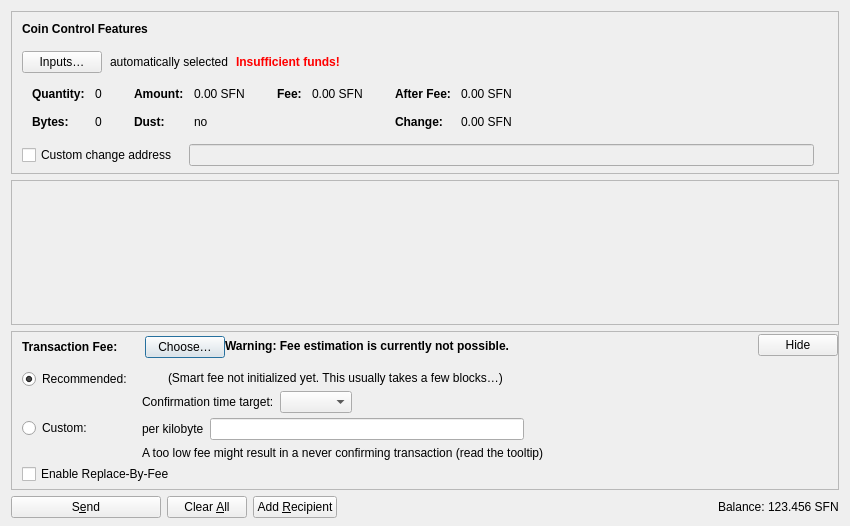
<?xml version="1.0" encoding="UTF-8"?>
<ui version="4.0">
 <class>SendCoinsDialog</class>
 <widget class="QDialog" name="SendCoinsDialog">
  <property name="geometry">
   <rect>
    <x>0</x>
    <y>0</y>
    <width>850</width>
    <height>526</height>
   </rect>
  </property>
  <property name="windowTitle">
   <string>Send Coins</string>
  </property>
  <layout class="QVBoxLayout" name="verticalLayout" stretch="0,1,0,0">
   <property name="bottomMargin">
    <number>8</number>
   </property>
   <item>
    <widget class="QFrame" name="frameCoinControl">
     <property name="sizePolicy">
      <sizepolicy hsizetype="Expanding" vsizetype="Expanding">
       <horstretch>0</horstretch>
       <verstretch>0</verstretch>
      </sizepolicy>
     </property>
     <property name="maximumSize">
      <size>
       <width>16777215</width>
       <height>16777215</height>
      </size>
     </property>
     <property name="frameShape">
      <enum>QFrame::StyledPanel</enum>
     </property>
     <property name="frameShadow">
      <enum>QFrame::Sunken</enum>
     </property>
     <layout class="QVBoxLayout" name="verticalLayoutCoinControl2">
      <property name="spacing">
       <number>0</number>
      </property>
      <property name="leftMargin">
       <number>0</number>
      </property>
      <property name="topMargin">
       <number>0</number>
      </property>
      <property name="rightMargin">
       <number>0</number>
      </property>
      <property name="bottomMargin">
       <number>6</number>
      </property>
      <item>
       <layout class="QVBoxLayout" name="verticalLayoutCoinControl" stretch="0,0,0,0,1">
        <property name="spacing">
         <number>0</number>
        </property>
        <property name="leftMargin">
         <number>10</number>
        </property>
        <property name="topMargin">
         <number>10</number>
        </property>
        <item>
         <layout class="QHBoxLayout" name="horizontalLayoutCoinControl1">
          <property name="bottomMargin">
           <number>15</number>
          </property>
          <item>
           <widget class="QLabel" name="labelCoinControlFeatures">
            <property name="sizePolicy">
             <sizepolicy hsizetype="Preferred" vsizetype="Maximum">
              <horstretch>0</horstretch>
              <verstretch>0</verstretch>
             </sizepolicy>
            </property>
            <property name="font">
             <font>
              <weight>75</weight>
              <bold>true</bold>
             </font>
            </property>
            <property name="styleSheet">
             <string notr="true">font-weight:bold;</string>
            </property>
            <property name="text">
             <string>Coin Control Features</string>
            </property>
           </widget>
          </item>
         </layout>
        </item>
        <item>
         <layout class="QHBoxLayout" name="horizontalLayoutCoinControl2" stretch="0,0,0,0">
          <property name="spacing">
           <number>8</number>
          </property>
          <property name="bottomMargin">
           <number>10</number>
          </property>
          <item>
           <widget class="QPushButton" name="pushButtonCoinControl">
            <property name="styleSheet">
             <string notr="true"/>
            </property>
            <property name="text">
             <string>Inputs…</string>
            </property>
            <property name="autoDefault">
             <bool>false</bool>
            </property>
           </widget>
          </item>
          <item>
           <widget class="QLabel" name="labelCoinControlAutomaticallySelected">
            <property name="text">
             <string>automatically selected</string>
            </property>
            <property name="margin">
             <number>5</number>
            </property>
           </widget>
          </item>
          <item>
           <widget class="QLabel" name="labelCoinControlInsuffFunds">
            <property name="font">
             <font>
              <weight>75</weight>
              <bold>true</bold>
             </font>
            </property>
            <property name="styleSheet">
             <string notr="true">color:red;font-weight:bold;</string>
            </property>
            <property name="text">
             <string>Insufficient funds!</string>
            </property>
            <property name="margin">
             <number>5</number>
            </property>
           </widget>
          </item>
          <item>
           <spacer name="horizontalSpacerCoinControl">
            <property name="orientation">
             <enum>Qt::Horizontal</enum>
            </property>
            <property name="sizeHint" stdset="0">
             <size>
              <width>40</width>
              <height>1</height>
             </size>
            </property>
           </spacer>
          </item>
         </layout>
        </item>
        <item>
         <widget class="QWidget" name="widgetCoinControl" native="true">
          <property name="sizePolicy">
           <sizepolicy hsizetype="Preferred" vsizetype="Preferred">
            <horstretch>0</horstretch>
            <verstretch>0</verstretch>
           </sizepolicy>
          </property>
          <property name="minimumSize">
           <size>
            <width>0</width>
            <height>0</height>
           </size>
          </property>
          <property name="styleSheet">
           <string notr="true"/>
          </property>
          <layout class="QHBoxLayout" name="horizontalLayoutCoinControl5">
           <property name="leftMargin">
            <number>0</number>
           </property>
           <property name="topMargin">
            <number>0</number>
           </property>
           <property name="rightMargin">
            <number>0</number>
           </property>
           <property name="bottomMargin">
            <number>0</number>
           </property>
           <item>
            <layout class="QHBoxLayout" name="horizontalLayoutCoinControl3" stretch="0,0,0,1">
             <property name="spacing">
              <number>20</number>
             </property>
             <property name="topMargin">
              <number>0</number>
             </property>
             <property name="bottomMargin">
              <number>10</number>
             </property>
             <item>
              <layout class="QFormLayout" name="formLayoutCoinControl1">
               <property name="horizontalSpacing">
                <number>10</number>
               </property>
               <property name="verticalSpacing">
                <number>14</number>
               </property>
               <property name="leftMargin">
                <number>10</number>
               </property>
               <property name="topMargin">
                <number>4</number>
               </property>
               <property name="rightMargin">
                <number>6</number>
               </property>
               <item row="0" column="0">
                <widget class="QLabel" name="labelCoinControlQuantityText">
                 <property name="font">
                  <font>
                   <weight>75</weight>
                   <bold>true</bold>
                  </font>
                 </property>
                 <property name="text">
                  <string>Quantity:</string>
                 </property>
                 <property name="margin">
                  <number>0</number>
                 </property>
                </widget>
               </item>
               <item row="0" column="1">
                <widget class="QLabel" name="labelCoinControlQuantity">
                 <property name="cursor">
                  <cursorShape>IBeamCursor</cursorShape>
                 </property>
                 <property name="contextMenuPolicy">
                  <enum>Qt::ActionsContextMenu</enum>
                 </property>
                 <property name="text">
                  <string notr="true">0</string>
                 </property>
                 <property name="margin">
                  <number>0</number>
                 </property>
                 <property name="textInteractionFlags">
                  <set>Qt::LinksAccessibleByMouse|Qt::TextSelectableByKeyboard|Qt::TextSelectableByMouse</set>
                 </property>
                </widget>
               </item>
               <item row="1" column="0">
                <widget class="QLabel" name="labelCoinControlBytesText">
                 <property name="font">
                  <font>
                   <weight>75</weight>
                   <bold>true</bold>
                  </font>
                 </property>
                 <property name="text">
                  <string>Bytes:</string>
                 </property>
                </widget>
               </item>
               <item row="1" column="1">
                <widget class="QLabel" name="labelCoinControlBytes">
                 <property name="cursor">
                  <cursorShape>IBeamCursor</cursorShape>
                 </property>
                 <property name="contextMenuPolicy">
                  <enum>Qt::ActionsContextMenu</enum>
                 </property>
                 <property name="text">
                  <string notr="true">0</string>
                 </property>
                 <property name="textInteractionFlags">
                  <set>Qt::LinksAccessibleByMouse|Qt::TextSelectableByKeyboard|Qt::TextSelectableByMouse</set>
                 </property>
                </widget>
               </item>
              </layout>
             </item>
             <item>
              <layout class="QFormLayout" name="formLayoutCoinControl2">
               <property name="horizontalSpacing">
                <number>10</number>
               </property>
               <property name="verticalSpacing">
                <number>14</number>
               </property>
               <property name="leftMargin">
                <number>6</number>
               </property>
               <property name="topMargin">
                <number>4</number>
               </property>
               <property name="rightMargin">
                <number>6</number>
               </property>
               <item row="0" column="0">
                <widget class="QLabel" name="labelCoinControlAmountText">
                 <property name="font">
                  <font>
                   <weight>75</weight>
                   <bold>true</bold>
                  </font>
                 </property>
                 <property name="text">
                  <string>Amount:</string>
                 </property>
                 <property name="margin">
                  <number>0</number>
                 </property>
                </widget>
               </item>
               <item row="0" column="1">
                <widget class="QLabel" name="labelCoinControlAmount">
                 <property name="cursor">
                  <cursorShape>IBeamCursor</cursorShape>
                 </property>
                 <property name="contextMenuPolicy">
                  <enum>Qt::ActionsContextMenu</enum>
                 </property>
                 <property name="text">
                  <string notr="true">0.00 SFN</string>
                 </property>
                 <property name="textInteractionFlags">
                  <set>Qt::LinksAccessibleByMouse|Qt::TextSelectableByKeyboard|Qt::TextSelectableByMouse</set>
                 </property>
                </widget>
               </item>
               <item row="1" column="0">
                <widget class="QLabel" name="labelCoinControlLowOutputText">
                 <property name="font">
                  <font>
                   <weight>75</weight>
                   <bold>true</bold>
                  </font>
                 </property>
                 <property name="text">
                  <string>Dust:</string>
                 </property>
                </widget>
               </item>
               <item row="1" column="1">
                <widget class="QLabel" name="labelCoinControlLowOutput">
                 <property name="cursor">
                  <cursorShape>IBeamCursor</cursorShape>
                 </property>
                 <property name="contextMenuPolicy">
                  <enum>Qt::ActionsContextMenu</enum>
                 </property>
                 <property name="text">
                  <string notr="true">no</string>
                 </property>
                 <property name="textInteractionFlags">
                  <set>Qt::LinksAccessibleByMouse|Qt::TextSelectableByKeyboard|Qt::TextSelectableByMouse</set>
                 </property>
                </widget>
               </item>
              </layout>
             </item>
             <item>
              <layout class="QFormLayout" name="formLayoutCoinControl3">
               <property name="horizontalSpacing">
                <number>10</number>
               </property>
               <property name="verticalSpacing">
                <number>14</number>
               </property>
               <property name="leftMargin">
                <number>6</number>
               </property>
               <property name="topMargin">
                <number>4</number>
               </property>
               <property name="rightMargin">
                <number>6</number>
               </property>
               <item row="0" column="0">
                <widget class="QLabel" name="labelCoinControlFeeText">
                 <property name="font">
                  <font>
                   <weight>75</weight>
                   <bold>true</bold>
                  </font>
                 </property>
                 <property name="text">
                  <string>Fee:</string>
                 </property>
                 <property name="margin">
                  <number>0</number>
                 </property>
                </widget>
               </item>
               <item row="0" column="1">
                <widget class="QLabel" name="labelCoinControlFee">
                 <property name="cursor">
                  <cursorShape>IBeamCursor</cursorShape>
                 </property>
                 <property name="contextMenuPolicy">
                  <enum>Qt::ActionsContextMenu</enum>
                 </property>
                 <property name="text">
                  <string notr="true">0.00 SFN</string>
                 </property>
                 <property name="textInteractionFlags">
                  <set>Qt::LinksAccessibleByMouse|Qt::TextSelectableByKeyboard|Qt::TextSelectableByMouse</set>
                 </property>
                </widget>
               </item>
              </layout>
             </item>
             <item>
              <layout class="QFormLayout" name="formLayoutCoinControl4">
               <property name="horizontalSpacing">
                <number>10</number>
               </property>
               <property name="verticalSpacing">
                <number>14</number>
               </property>
               <property name="leftMargin">
                <number>6</number>
               </property>
               <property name="topMargin">
                <number>4</number>
               </property>
               <property name="rightMargin">
                <number>6</number>
               </property>
               <item row="0" column="0">
                <widget class="QLabel" name="labelCoinControlAfterFeeText">
                 <property name="font">
                  <font>
                   <weight>75</weight>
                   <bold>true</bold>
                  </font>
                 </property>
                 <property name="text">
                  <string>After Fee:</string>
                 </property>
                 <property name="margin">
                  <number>0</number>
                 </property>
                </widget>
               </item>
               <item row="0" column="1">
                <widget class="QLabel" name="labelCoinControlAfterFee">
                 <property name="cursor">
                  <cursorShape>IBeamCursor</cursorShape>
                 </property>
                 <property name="contextMenuPolicy">
                  <enum>Qt::ActionsContextMenu</enum>
                 </property>
                 <property name="text">
                  <string notr="true">0.00 SFN</string>
                 </property>
                 <property name="textInteractionFlags">
                  <set>Qt::LinksAccessibleByMouse|Qt::TextSelectableByKeyboard|Qt::TextSelectableByMouse</set>
                 </property>
                </widget>
               </item>
               <item row="1" column="0">
                <widget class="QLabel" name="labelCoinControlChangeText">
                 <property name="font">
                  <font>
                   <weight>75</weight>
                   <bold>true</bold>
                  </font>
                 </property>
                 <property name="text">
                  <string>Change:</string>
                 </property>
                </widget>
               </item>
               <item row="1" column="1">
                <widget class="QLabel" name="labelCoinControlChange">
                 <property name="cursor">
                  <cursorShape>IBeamCursor</cursorShape>
                 </property>
                 <property name="contextMenuPolicy">
                  <enum>Qt::ActionsContextMenu</enum>
                 </property>
                 <property name="text">
                  <string notr="true">0.00 SFN</string>
                 </property>
                 <property name="textInteractionFlags">
                  <set>Qt::LinksAccessibleByMouse|Qt::TextSelectableByKeyboard|Qt::TextSelectableByMouse</set>
                 </property>
                </widget>
               </item>
              </layout>
             </item>
            </layout>
           </item>
          </layout>
         </widget>
        </item>
        <item>
         <layout class="QHBoxLayout" name="horizontalLayoutCoinControl4" stretch="0,0,0">
          <property name="spacing">
           <number>12</number>
          </property>
          <property name="sizeConstraint">
           <enum>QLayout::SetDefaultConstraint</enum>
          </property>
          <property name="topMargin">
           <number>5</number>
          </property>
          <property name="rightMargin">
           <number>5</number>
          </property>
          <item>
           <widget class="QCheckBox" name="checkBoxCoinControlChange">
            <property name="toolTip">
             <string>If this is activated, but the change address is empty or invalid, change will be sent to a newly generated address.</string>
            </property>
            <property name="text">
             <string>Custom change address</string>
            </property>
           </widget>
          </item>
          <item>
           <widget class="QValidatedLineEdit" name="lineEditCoinControlChange">
            <property name="enabled">
             <bool>false</bool>
            </property>
            <property name="sizePolicy">
             <sizepolicy hsizetype="Expanding" vsizetype="Fixed">
              <horstretch>0</horstretch>
              <verstretch>0</verstretch>
             </sizepolicy>
            </property>
           </widget>
          </item>
          <item>
           <widget class="QLabel" name="labelCoinControlChangeLabel">
            <property name="sizePolicy">
             <sizepolicy hsizetype="Preferred" vsizetype="Expanding">
              <horstretch>0</horstretch>
              <verstretch>0</verstretch>
             </sizepolicy>
            </property>
            <property name="minimumSize">
             <size>
              <width>0</width>
              <height>0</height>
             </size>
            </property>
            <property name="text">
             <string/>
            </property>
            <property name="margin">
             <number>3</number>
            </property>
           </widget>
          </item>
         </layout>
        </item>
        <item>
         <spacer name="verticalSpacerCoinControl">
          <property name="orientation">
           <enum>Qt::Vertical</enum>
          </property>
          <property name="sizeHint" stdset="0">
           <size>
            <width>800</width>
            <height>1</height>
           </size>
          </property>
         </spacer>
        </item>
       </layout>
      </item>
     </layout>
    </widget>
   </item>
   <item>
    <widget class="QScrollArea" name="scrollArea">
     <property name="widgetResizable">
      <bool>true</bool>
     </property>
     <widget class="QWidget" name="scrollAreaWidgetContents">
      <property name="geometry">
       <rect>
        <x>0</x>
        <y>0</y>
        <width>830</width>
        <height>104</height>
       </rect>
      </property>
      <layout class="QVBoxLayout" name="verticalLayout_2" stretch="0,1">
       <property name="leftMargin">
        <number>0</number>
       </property>
       <property name="topMargin">
        <number>0</number>
       </property>
       <property name="rightMargin">
        <number>0</number>
       </property>
       <property name="bottomMargin">
        <number>0</number>
       </property>
       <item>
        <layout class="QVBoxLayout" name="entries">
         <property name="spacing">
          <number>6</number>
         </property>
        </layout>
       </item>
       <item>
        <spacer name="verticalSpacer">
         <property name="orientation">
          <enum>Qt::Vertical</enum>
         </property>
         <property name="sizeHint" stdset="0">
          <size>
           <width>20</width>
           <height>40</height>
          </size>
         </property>
        </spacer>
       </item>
      </layout>
     </widget>
    </widget>
   </item>
   <item>
    <widget class="QFrame" name="frameFee">
     <property name="sizePolicy">
      <sizepolicy hsizetype="Expanding" vsizetype="Expanding">
       <horstretch>0</horstretch>
       <verstretch>0</verstretch>
      </sizepolicy>
     </property>
     <property name="maximumSize">
      <size>
       <width>16777215</width>
       <height>16777215</height>
      </size>
     </property>
     <property name="frameShape">
      <enum>QFrame::StyledPanel</enum>
     </property>
     <property name="frameShadow">
      <enum>QFrame::Sunken</enum>
     </property>
     <layout class="QVBoxLayout" name="verticalLayoutFee1">
      <property name="spacing">
       <number>0</number>
      </property>
      <property name="leftMargin">
       <number>0</number>
      </property>
      <property name="topMargin">
       <number>0</number>
      </property>
      <property name="rightMargin">
       <number>0</number>
      </property>
      <property name="bottomMargin">
       <number>0</number>
      </property>
      <item>
       <layout class="QVBoxLayout" name="verticalLayoutFee2" stretch="0,0,0">
        <property name="spacing">
         <number>0</number>
        </property>
        <property name="leftMargin">
         <number>10</number>
        </property>
        <property name="topMargin">
         <number>0</number>
        </property>
        <item>
         <layout class="QHBoxLayout" name="horizontalLayoutFee1">
          <property name="bottomMargin">
           <number>0</number>
          </property>
          <item>
           <layout class="QVBoxLayout" name="verticalLayoutFee7">
            <property name="spacing">
             <number>0</number>
            </property>
            <item>
             <spacer name="verticalSpacerSmartFee">
              <property name="orientation">
               <enum>Qt::Vertical</enum>
              </property>
              <property name="sizeType">
               <enum>QSizePolicy::Fixed</enum>
              </property>
              <property name="sizeHint" stdset="0">
               <size>
                <width>1</width>
                <height>4</height>
               </size>
              </property>
             </spacer>
            </item>
            <item>
             <layout class="QHBoxLayout" name="horizontalLayoutSmartFee">
              <property name="spacing">
               <number>10</number>
              </property>
              <item>
               <widget class="QLabel" name="labelFeeHeadline">
                <property name="sizePolicy">
                 <sizepolicy hsizetype="Preferred" vsizetype="Maximum">
                  <horstretch>0</horstretch>
                  <verstretch>0</verstretch>
                 </sizepolicy>
                </property>
                <property name="font">
                 <font>
                  <weight>75</weight>
                  <bold>true</bold>
                 </font>
                </property>
                <property name="styleSheet">
                 <string notr="true">font-weight:bold;</string>
                </property>
                <property name="text">
                 <string>Transaction Fee:</string>
                </property>
               </widget>
              </item>
              <item>
               <widget class="QLabel" name="labelFeeMinimized">
                <property name="text">
                 <string/>
                </property>
               </widget>
              </item>
              <item>
               <widget class="QPushButton" name="buttonChooseFee">
                <property name="text">
                 <string>Choose…</string>
                </property>
               </widget>
              </item>
             </layout>
            </item>
            <item>
             <spacer name="verticalSpacer_5">
              <property name="orientation">
               <enum>Qt::Vertical</enum>
              </property>
              <property name="sizeHint" stdset="0">
               <size>
                <width>1</width>
                <height>1</height>
               </size>
              </property>
             </spacer>
            </item>
           </layout>
          </item>
          <item>
           <widget class="QLabel" name="fallbackFeeWarningLabel">
            <property name="toolTip">
             <string>Using the fallbackfee can result in sending a transaction that will take several hours or days (or never) to confirm. Consider choosing your fee manually or wait until you have validated the complete chain.</string>
            </property>
            <property name="font">
            <font>
                <weight>75</weight>
                <bold>true</bold>
            </font>
            </property>
            <property name="text">
             <string>Warning: Fee estimation is currently not possible.</string>
            </property>
            <property name="wordWrap">
             <bool>false</bool>
            </property>
           </widget>
          </item>
          <item>
           <spacer name="horizontalSpacer_4">
            <property name="orientation">
             <enum>Qt::Horizontal</enum>
            </property>
            <property name="sizeType">
             <enum>QSizePolicy::MinimumExpanding</enum>
            </property>
            <property name="sizeHint" stdset="0">
             <size>
              <width>40</width>
              <height>20</height>
             </size>
            </property>
           </spacer>
          </item>
          <item>
           <widget class="QPushButton" name="buttonMinimizeFee">
            <property name="toolTip">
             <string>Hide transaction fee settings</string>
            </property>
            <property name="text">
             <string>Hide</string>
            </property>
           </widget>
          </item>
         </layout>
        </item>
        <item>
         <widget class="QFrame" name="frameFeeSelection">
          <layout class="QVBoxLayout" name="verticalLayoutFee12">
           <property name="spacing">
            <number>0</number>
           </property>
           <property name="leftMargin">
            <number>0</number>
           </property>
           <property name="topMargin">
            <number>0</number>
           </property>
           <property name="rightMargin">
            <number>0</number>
           </property>
           <property name="bottomMargin">
            <number>0</number>
           </property>
           <item>
            <layout class="QGridLayout" name="gridLayoutFee">
             <property name="topMargin">
              <number>10</number>
             </property>
             <property name="bottomMargin">
              <number>4</number>
             </property>
             <property name="horizontalSpacing">
              <number>10</number>
             </property>
             <property name="verticalSpacing">
              <number>4</number>
             </property>
             <item row="1" column="1">
              <layout class="QVBoxLayout" name="verticalLayoutFee8">
               <property name="spacing">
                <number>6</number>
               </property>
               <item>
                <layout class="QHBoxLayout" name="horizontalLayoutFee13">
                 <item>
                  <widget class="QLabel" name="labelCustomPerKilobyte">
                   <property name="toolTip">
                    <string>Specify a custom fee per kB (1,000 bytes) of the transaction's virtual size.

Note:  Since the fee is calculated on a per-byte basis, a fee rate of "100 satoshis per kvB" for a transaction size of 500 virtual bytes (half of 1 kvB) would ultimately yield a fee of only 50 satoshis.</string>
                   </property>
                   <property name="text">
                    <string>per kilobyte</string>
                   </property>
                  </widget>
                 </item>
                 <item>
                  <widget class="SoftnoteAmountField" name="customFee"/>
                 </item>
                 <item>
                  <spacer name="horizontalSpacer_6">
                   <property name="orientation">
                    <enum>Qt::Horizontal</enum>
                   </property>
                   <property name="sizeHint" stdset="0">
                    <size>
                     <width>1</width>
                     <height>1</height>
                    </size>
                   </property>
                  </spacer>
                 </item>
                </layout>
               </item>
               <item>
                <layout class="QHBoxLayout" name="horizontalLayoutFee8">
                 <item>
                  <widget class="QLabel" name="labelCustomFeeWarning">
                   <property name="enabled">
                    <bool>true</bool>
                   </property>
                   <property name="toolTip">
                    <string>When there is less transaction volume than space in the blocks, miners as well as relaying nodes may enforce a minimum fee. Paying only this minimum fee is just fine, but be aware that this can result in a never confirming transaction once there is more demand for softnote transactions than the network can process.</string>
                   </property>
                   <property name="text">
                    <string>A too low fee might result in a never confirming transaction (read the tooltip)</string>
                   </property>
                  </widget>
                 </item>
                 <item>
                  <spacer name="horizontalSpacer_2">
                   <property name="orientation">
                    <enum>Qt::Horizontal</enum>
                   </property>
                   <property name="sizeHint" stdset="0">
                    <size>
                     <width>1</width>
                     <height>1</height>
                    </size>
                   </property>
                  </spacer>
                 </item>
                </layout>
               </item>
              </layout>
             </item>
             <item row="0" column="0">
              <layout class="QVBoxLayout" name="verticalLayoutFee4" stretch="0,1">
               <item>
                <widget class="QRadioButton" name="radioSmartFee">
                 <property name="text">
                  <string>Recommended:</string>
                 </property>
                 <property name="checked">
                  <bool>true</bool>
                 </property>
                 <attribute name="buttonGroup">
                  <string notr="true">groupFee</string>
                 </attribute>
                </widget>
               </item>
               <item>
                <spacer name="verticalSpacer_2">
                 <property name="orientation">
                  <enum>Qt::Vertical</enum>
                 </property>
                 <property name="sizeHint" stdset="0">
                  <size>
                   <width>1</width>
                   <height>1</height>
                  </size>
                 </property>
                </spacer>
               </item>
              </layout>
             </item>
             <item row="1" column="0">
              <layout class="QVBoxLayout" name="verticalLayoutFee9" stretch="0,1">
               <item>
                <widget class="QRadioButton" name="radioCustomFee">
                 <property name="text">
                  <string>Custom:</string>
                 </property>
                 <attribute name="buttonGroup">
                  <string notr="true">groupFee</string>
                 </attribute>
                </widget>
               </item>
               <item>
                <spacer name="verticalSpacer_6">
                 <property name="orientation">
                  <enum>Qt::Vertical</enum>
                 </property>
                 <property name="sizeHint" stdset="0">
                  <size>
                   <width>1</width>
                   <height>1</height>
                  </size>
                 </property>
                </spacer>
               </item>
              </layout>
             </item>
             <item row="0" column="1">
              <layout class="QVBoxLayout" name="verticalLayoutFee3" stretch="0,0,1">
               <property name="spacing">
                <number>6</number>
               </property>
               <property name="topMargin">
                <number>2</number>
               </property>
               <item>
                <layout class="QHBoxLayout" name="horizontalLayoutFee12">
                 <item>
                  <widget class="QLabel" name="labelSmartFee">
                   <property name="text">
                    <string/>
                   </property>
                  </widget>
                 </item>
                 <item>
                  <widget class="QLabel" name="labelFeeEstimation">
                   <property name="text">
                    <string/>
                   </property>
                  </widget>
                 </item>
                 <item>
                  <widget class="QLabel" name="labelSmartFee2">
                   <property name="text">
                    <string>(Smart fee not initialized yet. This usually takes a few blocks…)</string>
                   </property>
                  </widget>
                 </item>
                 <item>
                  <spacer name="horizontalSpacer_5">
                   <property name="orientation">
                    <enum>Qt::Horizontal</enum>
                   </property>
                   <property name="sizeHint" stdset="0">
                    <size>
                     <width>1</width>
                     <height>1</height>
                    </size>
                   </property>
                  </spacer>
                 </item>
                </layout>
               </item>
               <item>
                <layout class="QHBoxLayout" name="horizontalLayoutFee9">
                 <item>
                  <layout class="QVBoxLayout" name="verticalLayoutFee6">
                   <item>
                    <widget class="QLabel" name="labelSmartFee3">
                     <property name="text">
                      <string>Confirmation time target:</string>
                     </property>
                    </widget>
                   </item>
                  </layout>
                 </item>
                 <item>
                  <layout class="QVBoxLayout" name="verticalLayoutFee5">
                   <property name="rightMargin">
                    <number>30</number>
                   </property>
                   <item>
                    <layout class="QHBoxLayout" name="horizontalLayoutConfTarget">
                     <property name="bottomMargin">
                      <number>0</number>
                     </property>
                     <item>
                      <widget class="QComboBox" name="confTargetSelector"/>
                     </item>
                     <item>
                      <spacer name="horizontalSpacerConfTarget">
                       <property name="orientation">
                        <enum>Qt::Horizontal</enum>
                       </property>
                       <property name="sizeHint" stdset="0">
                        <size>
                         <width>40</width>
                         <height>20</height>
                        </size>
                       </property>
                      </spacer>
                     </item>
                    </layout>
                   </item>
                  </layout>
                 </item>
                </layout>
               </item>
               <item>
                <spacer name="verticalSpacer_4">
                 <property name="orientation">
                  <enum>Qt::Vertical</enum>
                 </property>
                 <property name="sizeHint" stdset="0">
                  <size>
                   <width>1</width>
                   <height>1</height>
                  </size>
                 </property>
                </spacer>
               </item>
              </layout>
             </item>
            </layout>
           </item>
           <item>
            <widget class="QCheckBox" name="optInRBF">
             <property name="text">
              <string>Enable Replace-By-Fee</string>
             </property>
             <property name="toolTip">
              <string>With Replace-By-Fee (BIP-125) you can increase a transaction's fee after it is sent. Without this, a higher fee may be recommended to compensate for increased transaction delay risk.</string>
             </property>
            </widget>
           </item>
          </layout>
         </widget>
        </item>
        <item>
         <spacer name="verticalSpacerFee">
          <property name="orientation">
           <enum>Qt::Vertical</enum>
          </property>
          <property name="sizeHint" stdset="0">
           <size>
            <width>40</width>
            <height>5</height>
           </size>
          </property>
         </spacer>
        </item>
       </layout>
      </item>
     </layout>
    </widget>
   </item>
   <item>
    <layout class="QHBoxLayout" name="horizontalLayout">
     <item>
      <widget class="QPushButton" name="sendButton">
       <property name="minimumSize">
        <size>
         <width>150</width>
         <height>0</height>
        </size>
       </property>
       <property name="toolTip">
        <string>Confirm the send action</string>
       </property>
       <property name="text">
        <string>S&amp;end</string>
       </property>
       <property name="icon">
        <iconset resource="../softnote.qrc">
         <normaloff>:/icons/send</normaloff>:/icons/send</iconset>
       </property>
       <property name="autoDefault">
        <bool>false</bool>
       </property>
       <property name="default">
        <bool>false</bool>
       </property>
      </widget>
     </item>
     <item>
      <widget class="QPushButton" name="clearButton">
       <property name="sizePolicy">
        <sizepolicy hsizetype="Minimum" vsizetype="Fixed">
         <horstretch>0</horstretch>
         <verstretch>0</verstretch>
        </sizepolicy>
       </property>
       <property name="toolTip">
        <string>Clear all fields of the form.</string>
       </property>
       <property name="text">
        <string>Clear &amp;All</string>
       </property>
       <property name="icon">
        <iconset resource="../softnote.qrc">
         <normaloff>:/icons/remove</normaloff>:/icons/remove</iconset>
       </property>
       <property name="autoDefault">
        <bool>false</bool>
       </property>
      </widget>
     </item>
     <item>
      <widget class="QPushButton" name="addButton">
       <property name="toolTip">
        <string>Send to multiple recipients at once</string>
       </property>
       <property name="text">
        <string>Add &amp;Recipient</string>
       </property>
       <property name="icon">
        <iconset resource="../softnote.qrc">
         <normaloff>:/icons/add</normaloff>:/icons/add</iconset>
       </property>
       <property name="autoDefault">
        <bool>false</bool>
       </property>
      </widget>
     </item>
     <item>
      <spacer name="horizontalSpacer">
       <property name="orientation">
        <enum>Qt::Horizontal</enum>
       </property>
       <property name="sizeHint" stdset="0">
        <size>
         <width>40</width>
         <height>20</height>
        </size>
       </property>
      </spacer>
     </item>
     <item>
      <layout class="QHBoxLayout" name="horizontalLayout_2">
       <property name="spacing">
        <number>3</number>
       </property>
       <item>
        <widget class="QLabel" name="labelBalanceName">
         <property name="sizePolicy">
          <sizepolicy hsizetype="Preferred" vsizetype="Fixed">
           <horstretch>0</horstretch>
           <verstretch>0</verstretch>
          </sizepolicy>
         </property>
         <property name="text">
          <string>Balance:</string>
         </property>
        </widget>
       </item>
       <item>
        <widget class="QLabel" name="labelBalance">
         <property name="sizePolicy">
          <sizepolicy hsizetype="Preferred" vsizetype="Fixed">
           <horstretch>0</horstretch>
           <verstretch>0</verstretch>
          </sizepolicy>
         </property>
         <property name="cursor">
          <cursorShape>IBeamCursor</cursorShape>
         </property>
         <property name="text">
          <string notr="true">123.456 SFN</string>
         </property>
         <property name="textInteractionFlags">
          <set>Qt::LinksAccessibleByMouse|Qt::TextSelectableByKeyboard|Qt::TextSelectableByMouse</set>
         </property>
        </widget>
       </item>
      </layout>
     </item>
    </layout>
   </item>
  </layout>
 </widget>
 <customwidgets>
  <customwidget>
   <class>QValidatedLineEdit</class>
   <extends>QLineEdit</extends>
   <header>qt/qvalidatedlineedit.h</header>
  </customwidget>
  <customwidget>
   <class>SoftnoteAmountField</class>
   <extends>QLineEdit</extends>
   <header>qt/softnoteamountfield.h</header>
   <container>1</container>
  </customwidget>
 </customwidgets>
 <resources>
  <include location="../softnote.qrc"/>
 </resources>
 <connections/>
 <buttongroups>
  <buttongroup name="groupFee"/>
 </buttongroups>
</ui>
